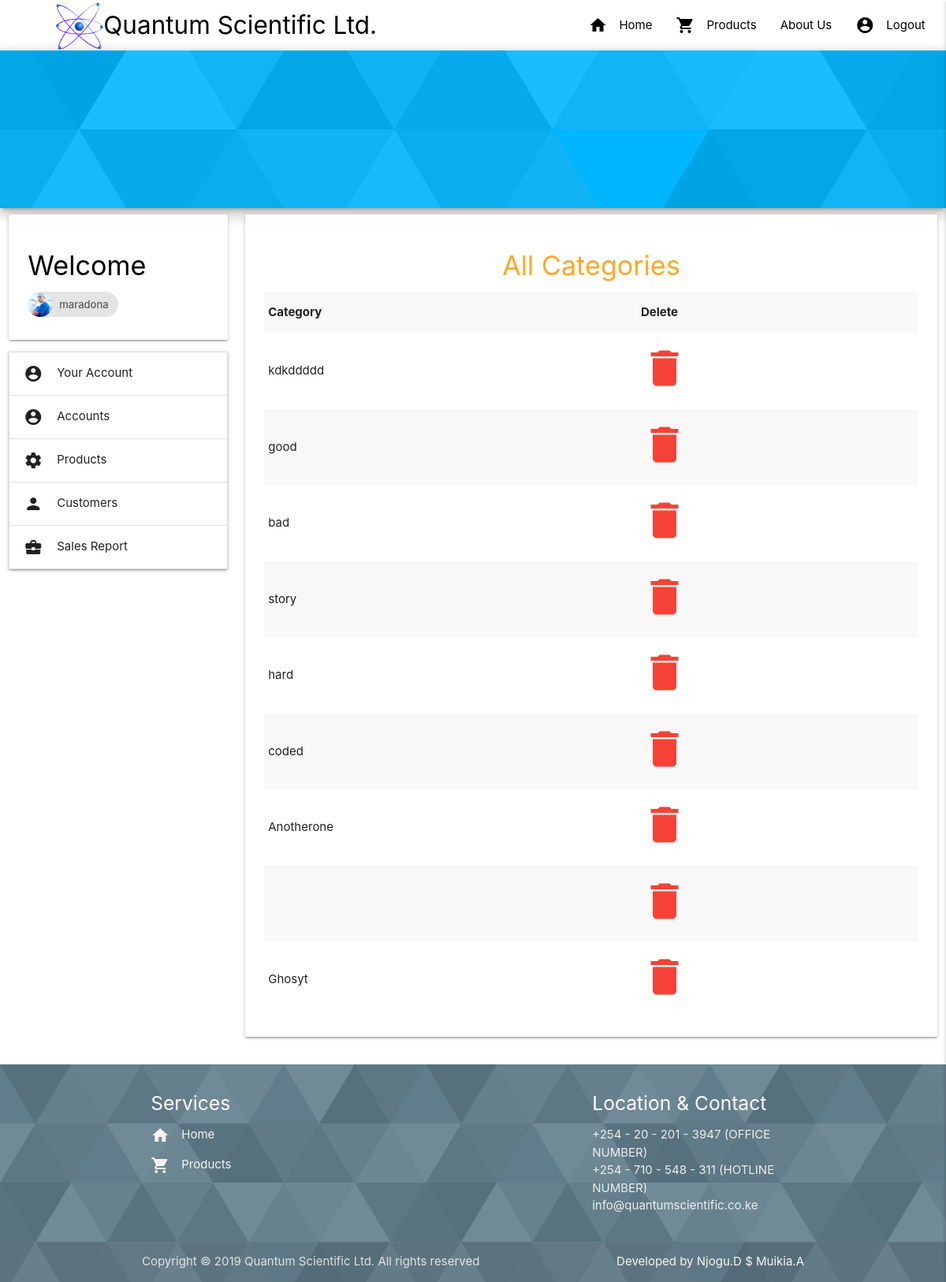
The app's page /admin_all_category.php (signed in) with its own data.
### tables this page shows
CREATE TABLE `categories` (
  `id` int(10) UNSIGNED NOT NULL,
  `name` varchar(191) NOT NULL
);

### admin_all_category.php (the view, shortened to what this page needs)
<?php
include 'includes/header.php'; ?>
<?php
include 'dbconnect.php';
 $sql = "select * from admin where id = '".$_SESSION['admin_id']."'";
 $query =mysqli_query($con,$sql);
 $result = mysqli_fetch_array($query,MYSQLI_ASSOC);
?>
<section class="">
		<div class="row">
			<div class="col m3">
				<div class="card-panel header_links" >
					<span>
						<a href="admin_home.php" class="black-text">
							<h4>
								Welcome
							</h4>
						</a>
						<div class="chip">
							<img src='<?php echo $result['image']; ?> '
							alt="Contact Person">
							<?php echo $_SESSION['admin']; ?>
						</div>
					</span>
				</div>
				<ul class="collapsible admin_links">
					<li>
						<div class="collapsible-header">
							<i class="material-icons">account_circle</i>
							Your Account
						</div>
					</li>
					<li>
						<div class="collapsible-header">
							<i class="material-icons">account_circle</i>
							Accounts
						</div>
					</li>
					<li>
						<div class="collapsible-header">
							<i class="material-icons">settings</i>
							Products
						</div>
					</li>
					<li>
						<div class="collapsible-header">
							<i class="material-icons">person</i>
							Customers
						</div>
					</li>
						<li>
						<div class="collapsible-header">
							<i class="material-icons">business_center</i>
							Sales Report
						</div>
					</li>
				</ul>
			</div>
			<div class="col m9 center contentwrap">
				<div class="card-panel">
					<span>
						<a href="admin_all_category.php" class="orange-text text-lighten-1">
							<h4 class="center">All Categories</h4>
						</a>
						<table class="striped">
							<tr>
								<th>Category</th><th>Delete</th>
							</tr>
						<?php
						include 'dbconnect.php';
						$sql = "select * from categories";
						$query =mysqli_query($con,$sql);
						while($row = mysqli_fetch_array($query,MYSQLI_ASSOC)){?>
							<tr>
								<td><?php echo $row['name'];?></td>
								<td><a href="deletecat.php?id=<?php echo $row["id"]; ?>"
											class="button"
											onclick="return confirm('Are you sure?')">
												<i class="medium material-icons red-text">delete</i>
											</a></td>
							</tr>
						<?php }
						?>
					</table>
					</span>
				</div>
			</div>
		</div>
</section>
<?php include 'includes/footer.php'; ?>

### tools/css/custom.css (style rules this page uses)
section { margin-bottom: 0px; padding-bottom: 0px; }

### records on screen
categories: name "kdkddddd"
categories: name "good"
categories: name "bad"
categories: name "story"
categories: name "hard"
categories: name "coded"
categories: name "Anotherone"
categories: name "Ghosyt"

### other values on screen
$_SESSION['admin'] "maradona"
